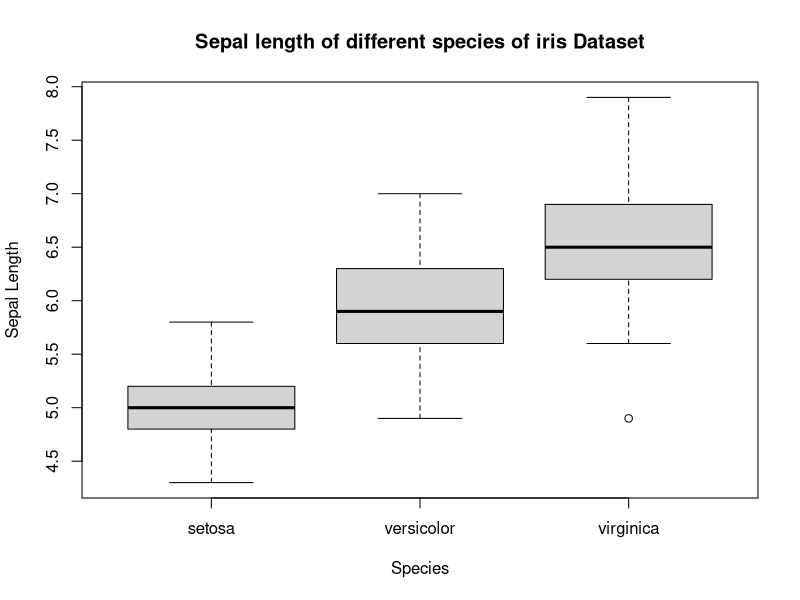
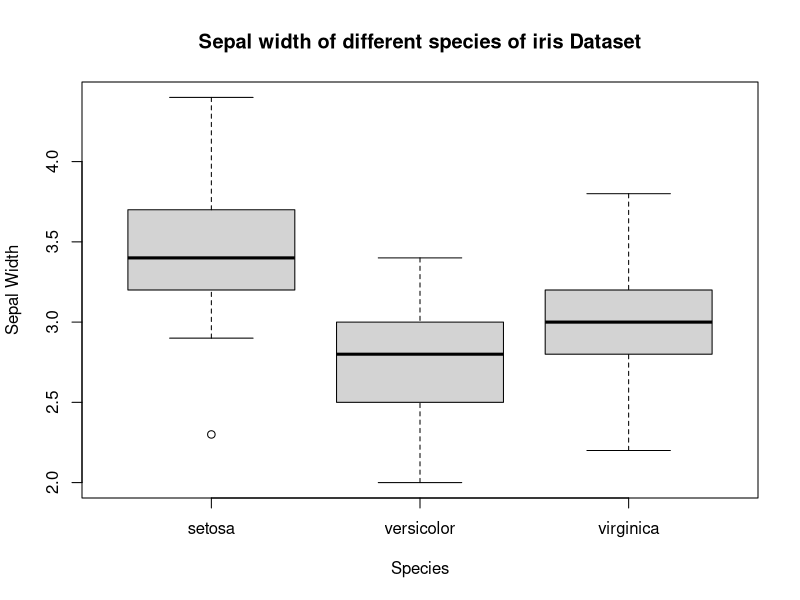
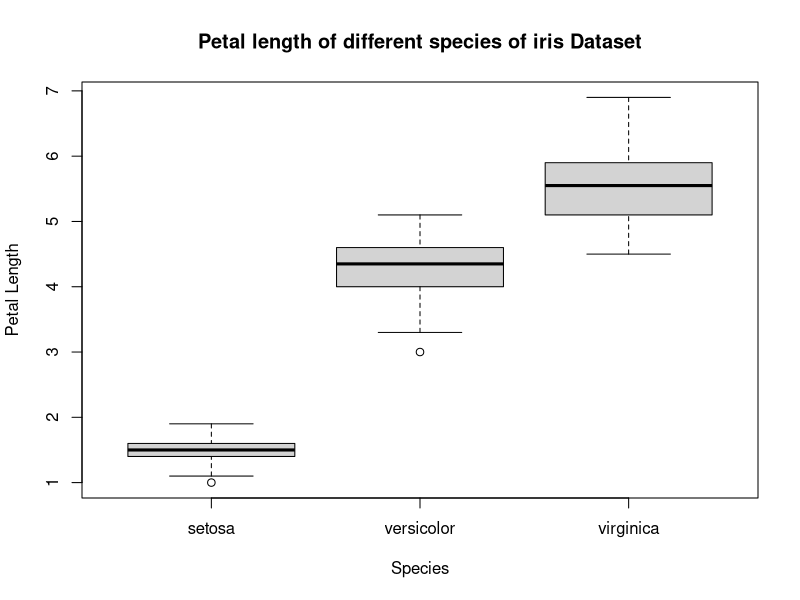
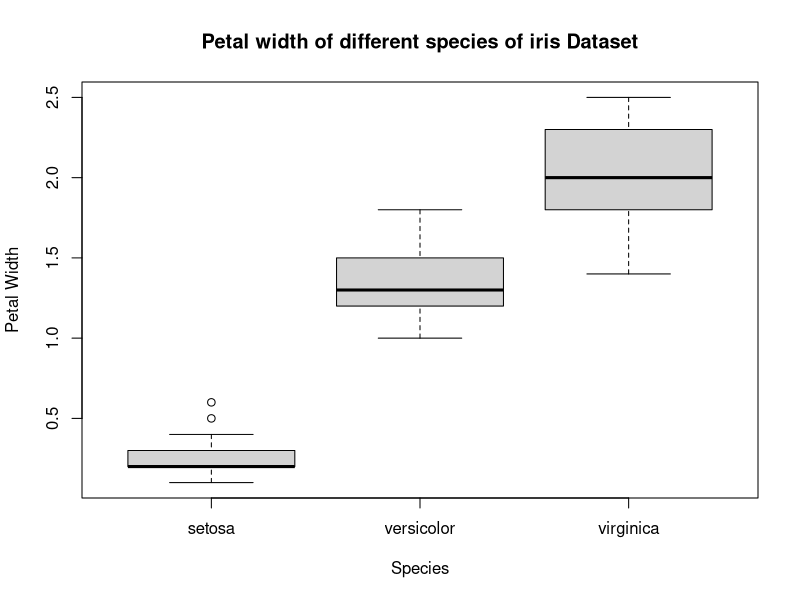

Generate these figures, in order, with R:
#installing library  and loading  dataset 
library(datasets)
data("iris")
summary(iris)
names(iris)
#the sepal length of each of these three different species of iris.
boxplot(Sepal.Length~Species ,data = iris ,xlab = "Species",ylab = "Sepal Length" , 
main="Sepal length of different species of iris Dataset")
#the sepal length of each of these three different species of iris.
boxplot(Sepal.Width~Species ,data = iris ,xlab = "Species",ylab = "Sepal Width" , 
main="Sepal width of different species of iris Dataset")
#the petal length of each of these three different species of iris
boxplot(Petal.Length~Species ,data = iris ,xlab = "Species",ylab = "Petal Length" ,
 main="Petal length of different species of iris Dataset")
#the petal width of each of these three different species of iris
boxplot(Petal.Width~Species ,data = iris ,xlab = "Species",ylab = "Petal Width" , 
main="Petal width of different species of iris Dataset")
